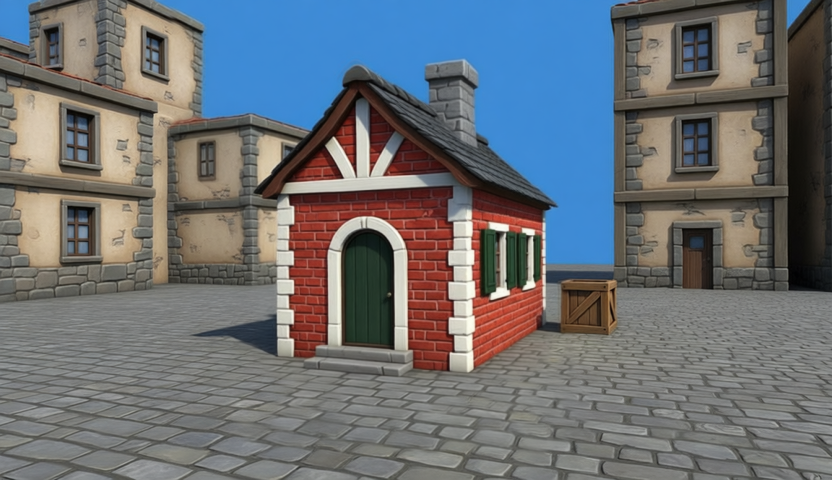
#> input picture configs/house/brick/ref.png, 832 x 480 px
$ python paste_region.py ../configs/house/brick/ref.png ../configs/house/brick/ref.png ../configs/house/brick/ref.png out.png 5
#> lines starting #> are read from the running program, lines starting #| are printed output that depends on the picture; after the words box and inside, x2 and y2 are one past the last pixel; in counts of white or black regions, pixels touching at a corner belong together
"""Keep an image edit only inside one object's region, so a first-frame variant differs from the original only there.

Usage: python paste_region.py ORIGINAL.png EDITED.png MASK.png OUT.png [DILATE_PX]
EDITED is resized to ORIGINAL's size; MASK (white-box mask of that frame) is dilated by DILATE_PX (default 14, the
stylised object overhangs its white box), grown into nearby pixels the edit changed (a stylised chimney or thatch can
reach well past the white box), feathered, and only that region is taken from EDITED.
"""

import sys

import cv2
import numpy as np


def main() -> None:
    original = cv2.imread(sys.argv[1]).astype(np.float32)
    edited = cv2.imread(sys.argv[2])
#> edited is the input picture: shape (480, 832, 3); mean B, G, R 116, 111.5, 107.5
    edited = cv2.resize(edited, original.shape[1::-1], interpolation=cv2.INTER_AREA).astype(np.float32)
    mask = (cv2.imread(sys.argv[3], cv2.IMREAD_GRAYSCALE) > 127).astype(np.uint8)
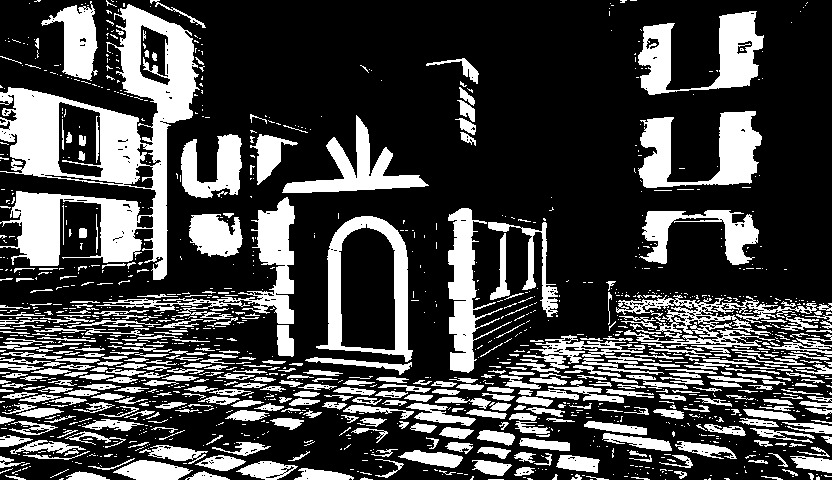
#> mask: shape (480, 832); values 0 (black) and 1 (white), 27.4% white; 1367 white regions (956 under 20 px), largest, box (x1, y1, x2, y2) and area: (0, 4, 200, 280) 20822, (638, 111, 762, 188) 4617, (638, 11, 764, 95) 4588
    d = int(sys.argv[5]) if len(sys.argv) > 5 else 14
    mask = cv2.dilate(mask, cv2.getStructuringElement(cv2.MORPH_ELLIPSE, (2 * d + 1, 2 * d + 1)))
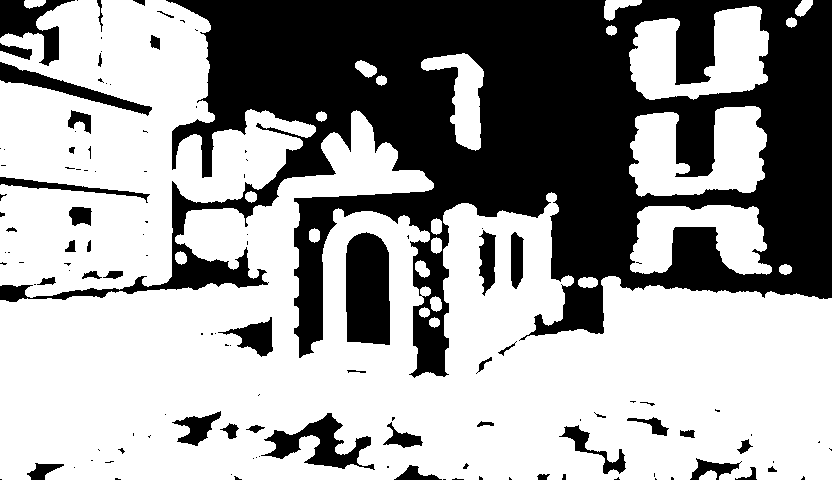
#> mask: shape (480, 832); values 0 (black) and 1 (white), 62.3% white; 125 black regions (79 under 20 px), largest, box (x1, y1, x2, y2) and area: (0, 0, 832, 378) 130269, (346, 232, 390, 345) 4541, (261, 413, 375, 470) 2399
    ys, xs = np.nonzero(mask)
    window = np.zeros_like(mask)
    window[max(ys.min() - 60, 0):ys.max() + 60, max(xs.min() - 60, 0):xs.max() + 60] = 1
    changed = (np.abs(edited - original).max(2) > 40).astype(np.uint8) & window
#> changed: shape (480, 832); every value is 0
    changed = cv2.morphologyEx(changed, cv2.MORPH_CLOSE, np.ones((7, 7), np.uint8))
    n, labels = cv2.connectedComponents(changed | mask)
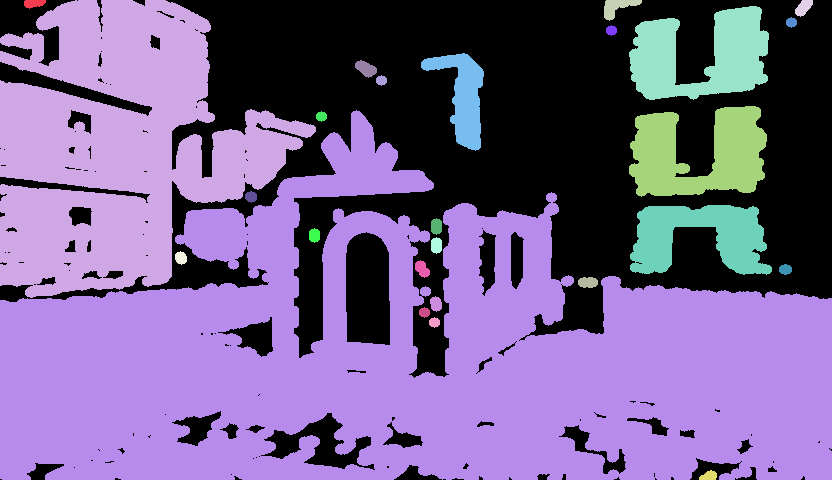
#> labels: shape (480, 832) int32; 27 distinct labels, from 0 to 26; one colour per label, 0 black
#> n = 27
    keep = np.unique(labels[mask > 0])
#> keep = 26 values from 1 to 26
    mask = cv2.dilate(np.isin(labels, keep[keep > 0]).astype(np.uint8), np.ones((5, 5), np.uint8))
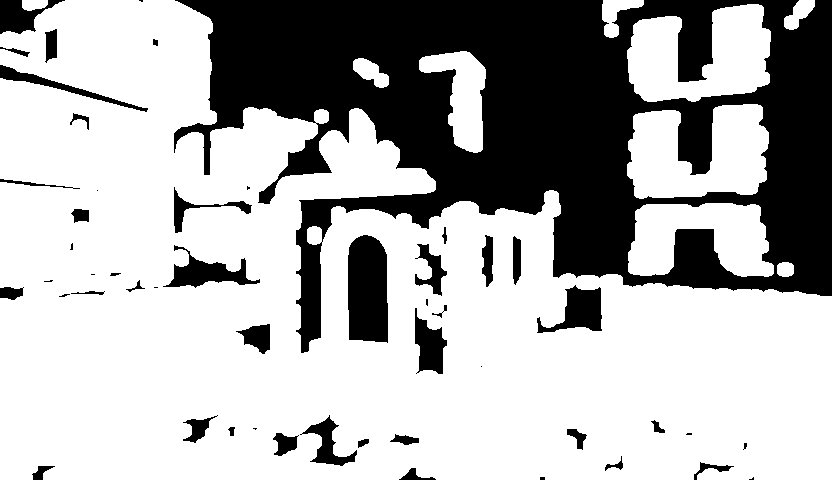
#> mask: shape (480, 832); values 0 (black) and 1 (white), 68.5% white; 51 black regions (15 under 20 px), largest, box (x1, y1, x2, y2) and area: (174, 0, 832, 353) 108293, (348, 235, 388, 343) 3932, (537, 285, 602, 333) 1588
    alpha = cv2.GaussianBlur(mask.astype(np.float32), (0, 0), 3.0)[..., None]
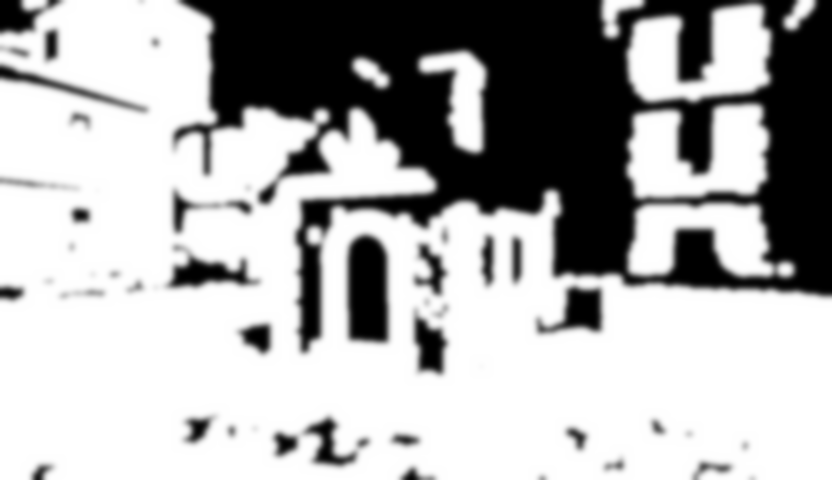
#> alpha: shape (480, 832, 1) float32; min 0, max 1, mean 0.685
    cv2.imwrite(sys.argv[4], (alpha * edited + (1 - alpha) * original).round().astype(np.uint8))
    print(sys.argv[4], "changed pixels:", int((alpha[..., 0] > 0.01).sum()))
#| out.png changed pixels: 315354


if __name__ == "__main__":
    main()
